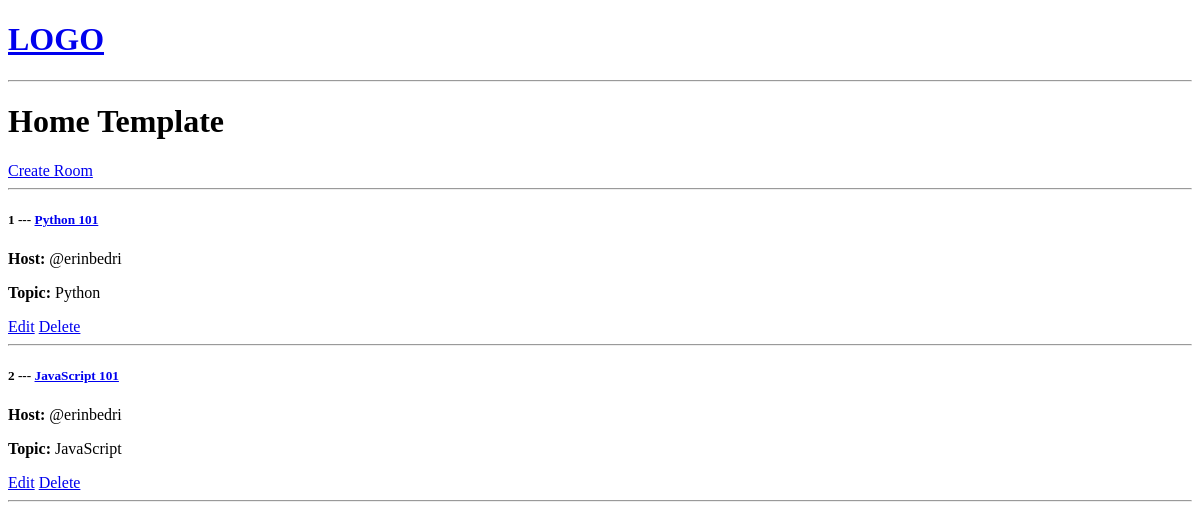
Before: / with the older database file.
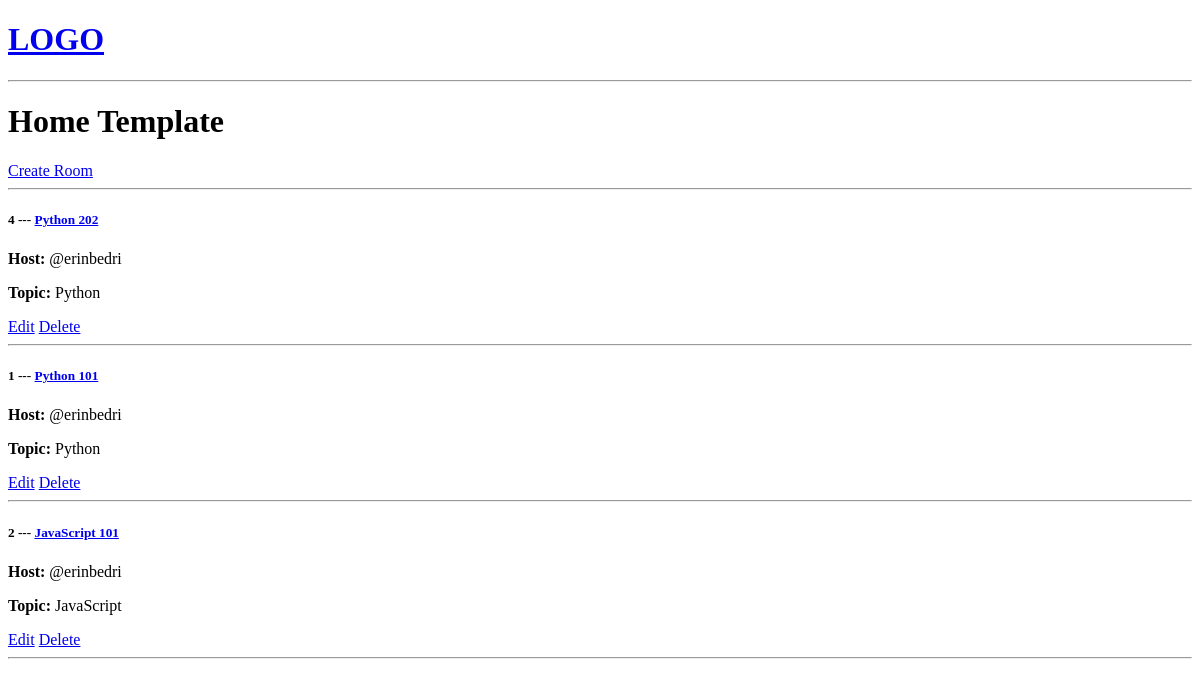
After: the same page with the newer database file.
### base/models.py (models this page shows, shortened)
class Room(models.Model):
    host = models.ForeignKey(
        User,
        on_delete=models.SET_NULL,
        null=True
    )
    topic = models.ForeignKey(
        Topic,
        on_delete=models.SET_NULL,
        null=True
    )
    name = models.CharField(
        max_length=200
    )
    description = models.TextField(
        null=True,
        blank=True
    )
    updated = models.DateTimeField(
        auto_now=True
    )
    created = models.DateTimeField(
        auto_now_add=True
    )
    class Meta:
        ordering = ['-updated', '-created']

class Topic(models.Model):
    name = models.CharField(
        max_length=200
    )

### base/views.py (the view)
# urls.py: path('', views.home, name='home'),
def home(request):
    rooms = Room.objects.all()
    context = {'rooms': rooms}
    return render(request, 'base/home.html', context)

### base/templates/base/home.html
{% extends 'main.html' %}
{% block content %}
    <h1>Home Template</h1>
    <a href="{% url 'create-room' %}">Create Room</a>
    <hr>
    <div>
        {% for room in rooms %}
            <div>
                <h5>{{ room.id }} --- <a href="{% url 'room' room.id %}"> {{ room.name }}</a></h5>
                <p><b>Host: </b> @{{ room.host.username }}</p>
                <p><b>Topic: </b> {{ room.topic.name }}</p>
                <a href="{% url 'update-room' room.id %}">Edit</a>
                <a href="{% url 'delete-room' room.id %}">Delete</a>
                <hr>
            </div>
        {% endfor %}
    </div>
{% endblock %}

### templates/main.html (shortened to what this page needs)
<!DOCTYPE html>
<html lang="en">
<head>
</head>
<body>
    {% include 'navbar.html' %}
    {%  block content %}
    {% endblock %}
</body>
</html>

### templates/navbar.html
<a href="/">
    <h1>LOGO</h1>
</a>
<hr>

Changed rows visible on the page:
added Room: id "4", name "Python 202", host.username "erinbedri", topic.name "Python"
